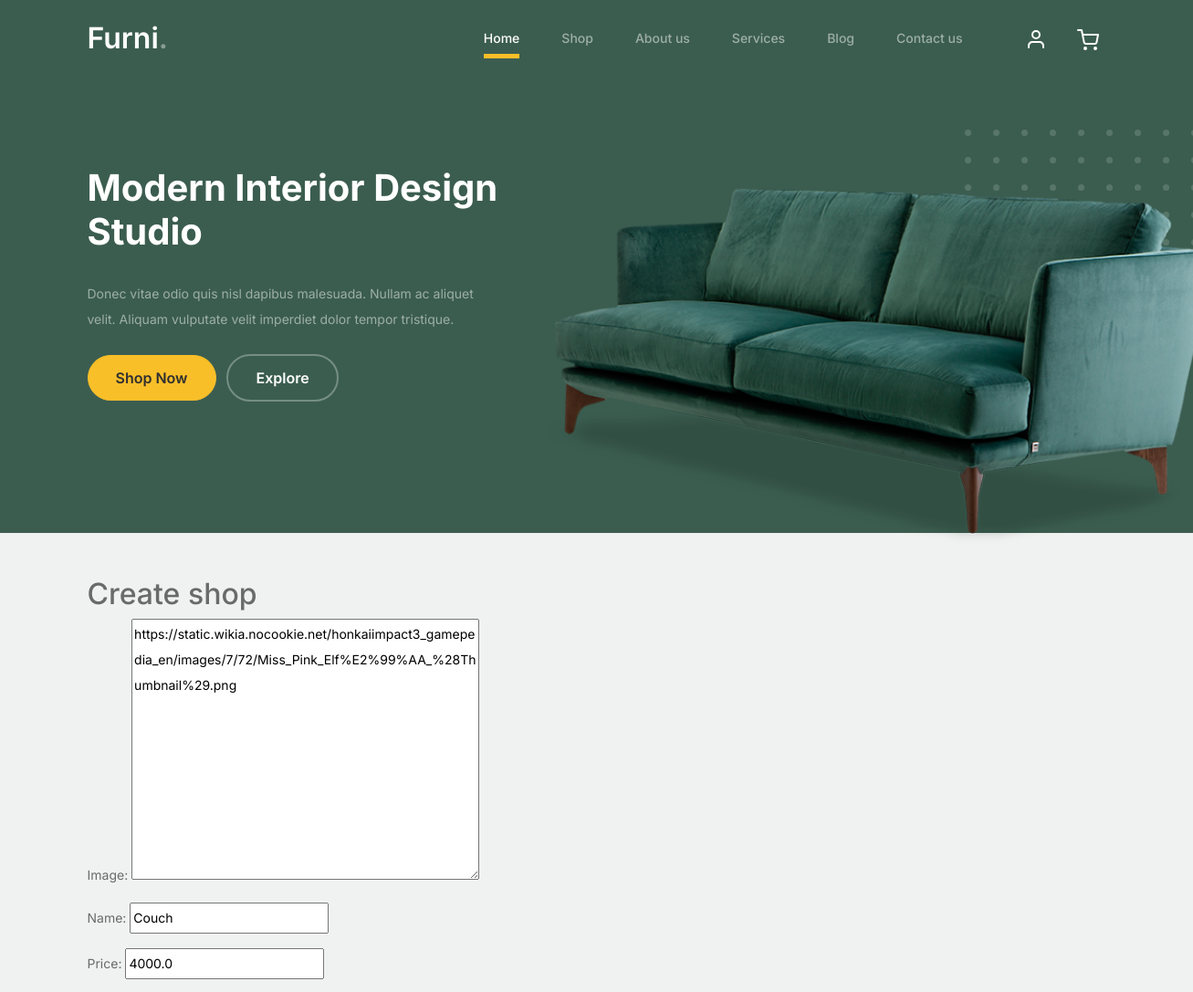
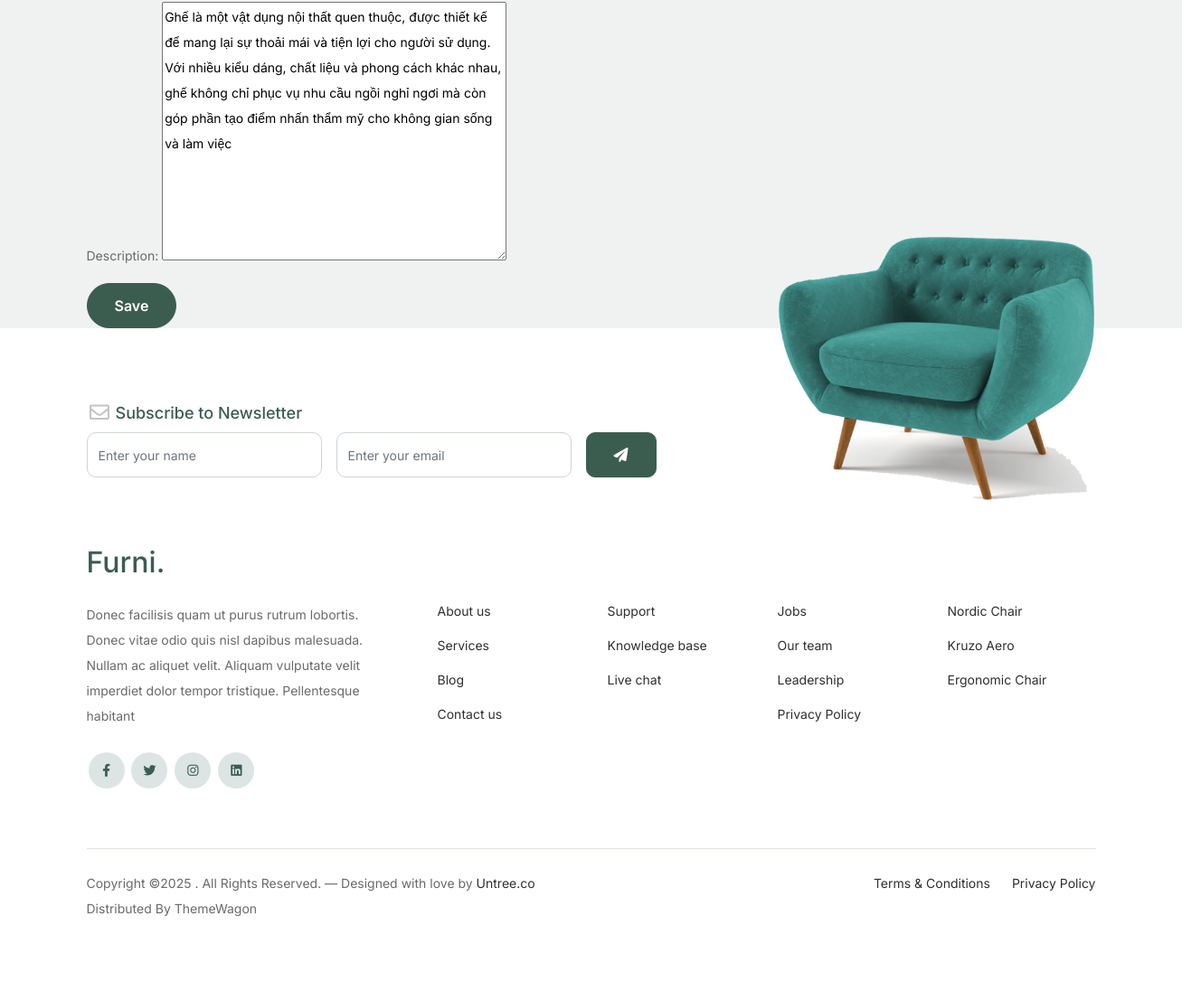
/shop/1/update/, run on the app's committed database (2 pictures, top to bottom).
### first_app/models.py (models this page shows, shortened)
class Shop(models.Model):
    image = models.TextField(unique=True)
    name = models.CharField(max_length=100, unique=True)
    price = models.FloatField()
    description = models.TextField()

### first_app/views.py (the view)
# urls.py: path("shop/<int:pk>/update/", views.ShopUpdateView.as_view(), name="shop_update"),
class ShopUpdateView(UpdateView):
    fields = ("image", "name", "price", "description")
    model = Shop
    success_url = reverse_lazy("shop")

### first_app/templates/first_app/shop_form.html (shortened to what this page needs)
{% extends "base.html" %}
{% block body_block %}
<div class="container mt-5">
    <h2>Create shop</h2>
    <form method="post" enctype="multipart/form-data">
        {{ form.as_p }}
        <button type="submit" class="btn btn-primary">Save</button>
    </form>
</div>
{% endblock %}

### templates/base.html (shortened to what this page needs)
{% load static %}
<!doctype html>
<html lang="en">
<head>
    <link href="{% static 'css/bootstrap.min.css' %}" rel="stylesheet">
    <link href="https://cdnjs.cloudflare.com/ajax/libs/font-awesome/6.0.0-beta3/css/all.min.css" rel="stylesheet">
    <link href="{% static 'css/tiny-slider.css' %}" rel="stylesheet">
    <link href="{% static 'css/style.css' %}" rel="stylesheet">
</head>
<body>
<nav class="custom-navbar navbar navbar navbar-expand-md navbar-dark bg-dark" arial-label="Furni navigation bar">
    <div class="container">
        <a class="navbar-brand" href="{% url 'index' %}">Furni<span>.</span></a>
        <div class="collapse navbar-collapse" id="navbarsFurni">
            <ul class="custom-navbar-nav navbar-nav ms-auto mb-2 mb-md-0">
                <li class="nav-item active">
                    <a class="nav-link" href="{% url 'index' %}">Home</a>
                </li>
                <li><a class="nav-link" href="{% url 'shop' %}">Shop</a></li>
                <li><a class="nav-link" href="{% url 'about' %}">About us</a></li>
                <li><a class="nav-link" href="{% url 'services' %}">Services</a></li>
                <li><a class="nav-link" href="{% url 'blog' %}">Blog</a></li>
                <li><a class="nav-link" href="{% url 'contact' %}">Contact us</a></li>
            </ul>
            <ul class="custom-navbar-cta navbar-nav mb-2 mb-md-0 ms-5">
                <li><a class="nav-link" href="#"><img src="{% static 'images/user.svg' %}" alt=""></a></li>
                <li><a class="nav-link" href="{% url 'cart' %}"><img src="{% static 'images/cart.svg' %}"></a></li>
            </ul>
        </div>
    </div>
</nav>
<div class="hero">
    <div class="container">
        <div class="row justify-content-between">
            <div class="col-lg-5">
                <div class="intro-excerpt">
                    <h1>Modern Interior <span clsas="d-block">Design Studio</span></h1>
                    <p class="mb-4">Donec vitae odio quis nisl dapibus malesuada. Nullam ac aliquet velit. Aliquam
                        vulputate velit imperdiet dolor tempor tristique.</p>
                    <p>
                        <a href="{% url 'cart' %}" class="btn btn-secondary me-2">Shop Now</a>
                        <a href="{% url 'shop' %}" class="btn btn-white-outline">Explore</a>
                    </p>
                </div>
            </div>
            <div class="col-lg-7">
                <div class="hero-img-wrap">
                    <img src="{% static 'images/couch.png' %}" class="img-fluid">
                </div>
            </div>
        </div>
    </div>
</div>
{% block body_block %}
{% endblock %}
<footer class="footer-section">
    <div class="container relative">
        <div class="sofa-img">
            <img src="{% static 'images/sofa.png' %}" alt="Image" class="img-fluid">
        </div>
        <div class="row">
            <div class="col-lg-8">
                <div class="subscription-form">
                    <h3 class="d-flex align-items-center"><span class="me-1"><img
                            src="{% static 'images/envelope-outline.svg' %}" alt="Image" class="img-fluid"></span><span>Subscribe to Newsletter</span>
                    </h3>
                    <form action="#" class="row g-3">
                        <div class="col-auto">
                            <input type="text" class="form-control" placeholder="Enter your name">
                        </div>
                        <div class="col-auto">
                            <input type="email" class="form-control" placeholder="Enter your email">
                        </div>
                        <div class="col-auto">
                            <button class="btn btn-primary">
                                <span class="fa fa-paper-plane"></span>
                            </button>
                        </div>
                    </form>
                </div>
            </div>
        </div>
        <div class="row g-5 mb-5">
            <div class="col-lg-4">
                <div class="mb-4 footer-logo-wrap"><a href="#" class="footer-logo">Furni<span>.</span></a></div>
                <p class="mb-4">Donec facilisis quam ut purus rutrum lobortis. Donec vitae odio quis nisl dapibus
                    malesuada. Nullam ac aliquet velit. Aliquam vulputate velit imperdiet dolor tempor tristique.
                    Pellentesque habitant</p>
                <ul class="list-unstyled custom-social">
                    <li><a href="#"><span class="fa fa-brands fa-facebook-f"></span></a></li>
                    <li><a href="#"><span class="fa fa-brands fa-twitter"></span></a></li>
                    <li><a href="#"><span class="fa fa-brands fa-instagram"></span></a></li>
                    <li><a href="#"><span class="fa fa-brands fa-linkedin"></span></a></li>
                </ul>
            </div>
            <div class="col-lg-8">
                <div class="row links-wrap">
                    <div class="col-6 col-sm-6 col-md-3">
                        <ul class="list-unstyled">
                            <li><a href="#">About us</a></li>
                            <li><a href="#">Services</a></li>
                            <li><a href="#">Blog</a></li>
                            <li><a href="#">Contact us</a></li>
                        </ul>
                    </div>
                    <div class="col-6 col-sm-6 col-md-3">
                        <ul class="list-unstyled">
                            <li><a href="#">Support</a></li>
                            <li><a href="#">Knowledge base</a></li>
                            <li><a href="#">Live chat</a></li>
                        </ul>
                    </div>
                    <div class="col-6 col-sm-6 col-md-3">
                        <ul class="list-unstyled">
                            <li><a href="#">Jobs</a></li>
                            <li><a href="#">Our team</a></li>
                            <li><a href="#">Leadership</a></li>
                            <li><a href="#">Privacy Policy</a></li>
                        </ul>
                    </div>
                    <div class="col-6 col-sm-6 col-md-3">
                        <ul class="list-unstyled">
                            <li><a href="#">Nordic Chair</a></li>
                            <li><a href="#">Kruzo Aero</a></li>
                            <li><a href="#">Ergonomic Chair</a></li>
                        </ul>
                    </div>
                </div>
            </div>
        </div>
        <div class="border-top copyright">
            <div class="row pt-4">
                <div class="col-lg-6">
                    <p class="mb-2 text-center text-lg-start">Copyright &copy;<script>document.write(new Date().getFullYear());</script>
                        . All Rights Reserved. &mdash; Designed with love by <a href="https://untree.co">Untree.co</a>
                        Distributed By <a hreff="https://themewagon.com">ThemeWagon</a></p>
                </div>
                <div class="col-lg-6 text-center text-lg-end">
                    <ul class="list-unstyled d-inline-flex ms-auto">
                        <li class="me-4"><a href="#">Terms &amp; Conditions</a></li>
                        <li><a href="#">Privacy Policy</a></li>
                    </ul>
                </div>
            </div>
        </div>
    </div>
</footer>
</body>
</html>

### data on the page
Shop: image "https://static.wikia.nocookie.net/honkaiimpact3_gamepedia_en/images/7/72/Miss_Pink_Elf%E2%99%AA_%28Thumbnail%29.png", name "Couch", price "4000.0", description "Ghế là một vật dụng nội thất quen thuộc, được thiết kế để mang lại sự thoải mái và tiện lợi cho người sử dụng. Với nhiều kiểu dáng, chất liệu và phong cách khác nhau, ghế không chỉ phục vụ nhu cầu ngồi nghỉ ngơi mà còn góp phần tạo điểm nhấn thẩm mỹ cho không gian sống và làm việc"
